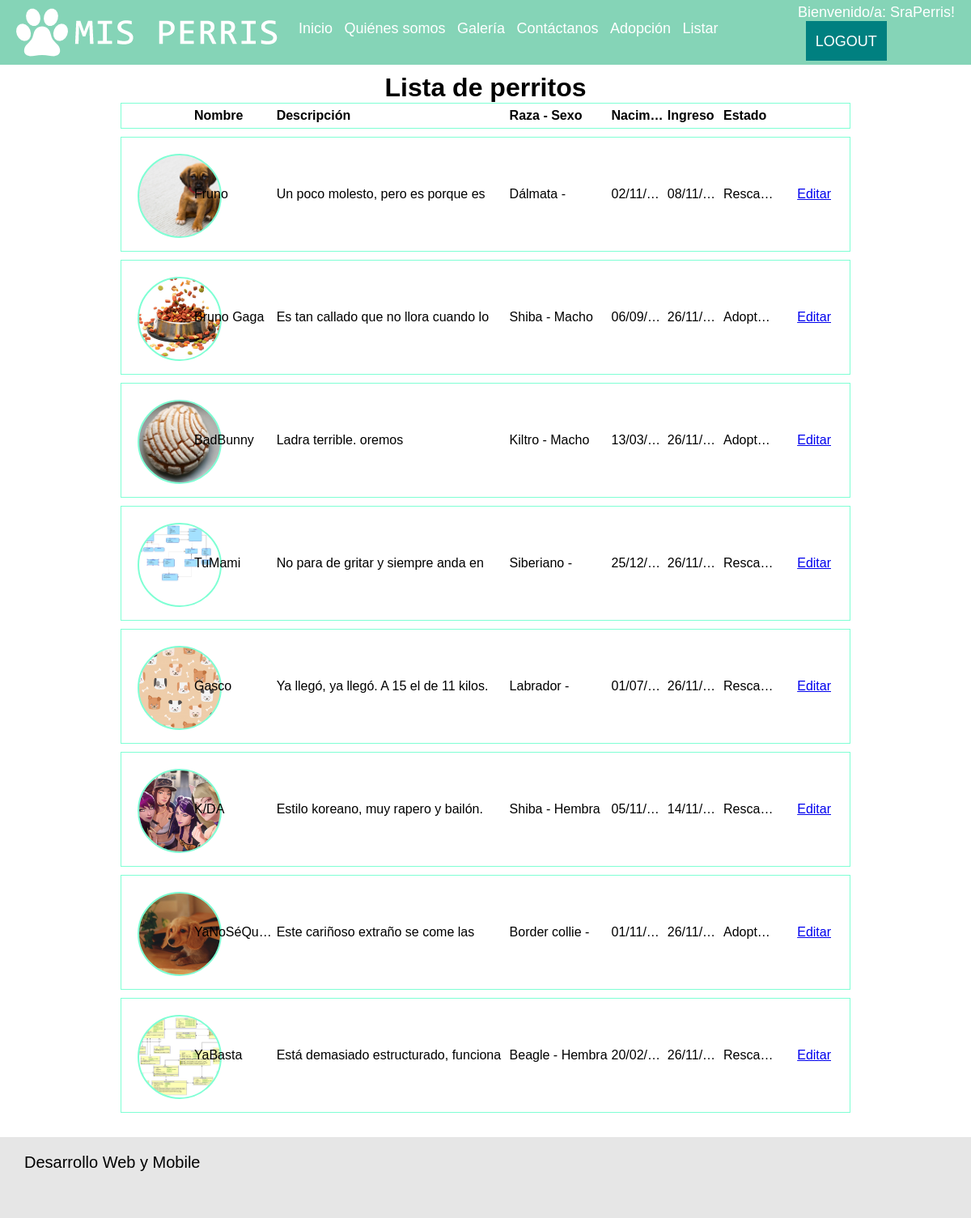
Screenshot of /listar/ (signed in) with the database file from the repository.
### adopt/models.py (models this page shows, shortened)
class Perrito(models.Model):
    nombre = models.CharField(max_length=50)
    raza = models.ForeignKey(Raza, on_delete=models.CASCADE)
    genero = models.CharField(max_length=30, choices=genero)
    fecha_ingreso = models.DateField(blank=True, null=False)
    fecha_nacimiento = models.DateField(blank=True, null=True)
    imagen = models.ImageField()
    estado = models.ForeignKey(Estado, on_delete=models.CASCADE)
    descripcion = models.TextField(null=True, max_length=50)

class Raza (models.Model):
    id = models.CharField(primary_key=True, max_length=1)
    nombre = models.CharField(max_length=50)
    def __str__(self):
        return self.nombre

class Estado (models.Model):
    nombre = models.CharField(max_length=50)
    def __str__(self):
        return self.nombre

### adopt/views.py (the view)
# urls.py: url('listar/', listar, name="listar")
def listar(request):
    mostrar=Perrito.objects.all()
    return render (request, 'core/listar.html', {'doggy': mostrar})

### core/templates/core/listar.html (shortened to what this page needs)
{% extends "core/base.html" %}
{% load static %}
{% block content %}
	<div class="gallery">
		<h1 class="titulo">Lista de perritos</h1>
	<div class="caja_gal_lis" style="height: 30px;">
		<div style="font-weight: bold; display: inline-block; width: 90%; float: right; position: relative; height: 100%;">
			<div class="caja caja1" style="line-height: 30px;">Nombre</div>
			<div class="caja caja2" style="line-height: 30px;">Descripción</div>
			<div class="caja caja3" style="line-height: 30px;">Raza - Sexo</div>
			<div class="caja caja4" style="line-height: 30px;">Nacimiento</div>
			<div class="caja caja5" style="line-height: 30px;">Ingreso</div>
			<div class="caja caja6" style="line-height: 30px;">Estado</div>
		</div>
	</div>
	{% for Perrito in doggy %}
		<div class="caja_gal_lis">
			<div class="caja_img_lis" style="background-image: url('{{Perrito.imagen.url}}')">
				<a data-fancybox="gallery" href="{{Perrito.imagen.url}}" data-caption="{{Perrito.nombre}}. {{Perrito.descripcion}}"></a>
			</div>
			<div style="display: inline-block; width: 90%; float: right; position: relative; height: 100%;">
				<div class="caja caja1">{{Perrito.nombre}}</div>
				<div class="caja caja2">{{Perrito.descripcion}}</div>
				<div class="caja caja3">{{Perrito.raza}} - {% if Perrito.genero == 'H' %}Hembra{% else %}Macho{% endif %}</div>
				<div class="caja caja4">{{Perrito.fecha_nacimiento|date:"d/m/Y"}}</div>
				<div class="caja caja5">{{Perrito.fecha_ingreso|date:"d/m/Y"}}</div>
				<div class="caja caja6">{{Perrito.estado}}</div>
				{% if user.is_authenticated %}
					<div class="caja btneditar">
						<a href="{% url 'editarperrito' id=Perrito.id %}">Editar</a>
					</div>
				{% endif %}
			</div>
		</div>
	{% endfor%}
	</div>
{% endblock content %}

### core/templates/core/base.html (shortened to what this page needs)
{% load static %}
<!DOCTYPE html>
<html lang="en">
<head>
    <link rel="stylesheet" href="{% static 'core/css/styles.css' %}">
    <link rel="stylesheet" href="https://cdn.jsdelivr.net/bxslider/4.2.12/jquery.bxslider.css">
    <link rel="stylesheet" href="https://cdnjs.cloudflare.com/ajax/libs/fancybox/3.3.5/jquery.fancybox.min.css" />
</head>
<body>
    <header>
	<a href ="{% url 'home' %}">
        <img class="logo" src="{% static 'core/img/logo.png' %}" alt="logo pagina">
	</a>
        <ul class="navigation">
            <li>
                <a href="{% url 'home' %}">Inicio</a>
            </li>
            <li>
                <a href="#">Quiénes somos</a>
            </li>
            <li>
                <a href="{% url 'galeria' %}">Galería</a>
            </li>
            <li>
                <a href="{% url 'form' %}">Contáctanos</a>
            </li>
			<li>
                <a href="{% url 'adopcion' %}">Adopción</a>
            </li>
            <li>
                <a href="{% url 'listar' %}">Listar</a>
            </li>
        </ul>
        <ul class="navi_user">
            {% if user.is_authenticated %}
                <ul class="usbutton">
                    <li>
                        <a href="/admin/"> Bienvenido/a: {{request.user.username}}!</a>
                    </li>
                </ul>
                <ul class="logbutton">
                    <li>
                         <a href="{% url 'logout' %}">LOGOUT</a>
                    </li>
                </ul>
            {% else %}
                    <ul class="logbutton">
                        <li>
                            <a href="{% url 'login' %}">LOGIN</a>
                        </li>
                    </ul>
            {% endif %}
        </ul>
    </header>
    <div class="home">
        {% block content %}
        {% endblock content %}
    </div>
    <footer>
        <h2 class="footer_text">Desarrollo Web y Mobile</h2>
    </footer>
</body>
</html>

### core/static/core/css/styles.css (style rules this page uses)
* { margin:0; padding:0; }
body { font-family: Arial, Helvetica, sans-serif; max-width: 100%; }
header { width: 100%; height: 80px; background-color: rgb(133,212,183); }
.logo { width: 329px; height: 60px; margin-top:10px; margin-left: 20px; float: left; }
.navigation { text-align:center; white-space: nowrap; float: left; padding-left: 150px; }
.navigation li { display:inline-block; padding-left:10px; margin-top: 25px; }
.navigation li a { color:white; font-size: 18px; text-decoration: none; }
.navi_user { text-align:center; white-space: nowrap; margin-right: 20px; float: right; }
.navi_user li { display:inline-block; padding-left:10px; }
.navi_user li a { color:white; font-size: 18px; text-decoration: none; }
footer { background-color: rgb(230,230,230); height: 100px; margin-top: 30px; }
.footer_text { font-weight: 100; font-size: 20px; padding-left: 30px; padding-top: 20px; }
.titulo { padding-top: 10px; text-align: center; }
.logbutton { display: inline-block; }
.logbutton li { margin-left: 20px; margin-top:10px; width: 100px; height: 34px; text-align: center; padding-top:15px; background-color: teal; transition: border-radius 0.5s; padding-left: 0; }
.usbutton { display: inline-block; }
.caja_gal_lis { width: 75%; margin:auto; border-style: solid; border-width: 1px; border-color: aquamarine; height: 140px; margin-bottom: 10px; }
.caja_img_lis { display: inline-block; height: 100px; width: 100px; margin-top: 20px; margin-left: 20px; background-size: cover; background-position: 50% 50%; border-radius: 100%; border: 2px solid aquamarine; position: absolute; }
.caja_img_lis a { display: block; width: 100%; height: 100%; }
.caja { word-wrap: break-all; text-overflow: ellipsis; height: 100%; position: relative; overflow: hidden; line-height: 140px; }
.caja1 { display: inline-block; width: 12%; }
.caja2 { display: inline-block; width: 35%; }
.caja3 { display: inline-block; width: 15%; }
.caja4 { display: inline-block; width: 8%; }
.caja5 { display: inline-block; width: 8%; }
.caja6 { display: inline-block; width: 8%; }
.btneditar { display: inline-block; width: 8%; position: absolute; right: 0px; }
@media (max-width:1315px) { .navigation { padding-left: 10px; } }
@media (max-width:1315px) { .logbutton { display: flex; } }
@media (max-width:1315px) { .logbutton li { margin-top: 0; } }
@media (max-width:1315px) { .navi_user { margin-top: 5px; margin-bottom: 5px; } }

### rows the page displays
Perrito: imagen (picture), nombre "Fruno", descripcion "Un poco molesto, pero es porque es…", raza "Dálmata", fecha_nacimiento "02/11/…", fecha_ingreso "08/11/…", estado "Resca…"
Perrito: imagen (picture), nombre "Bruno Gaga", descripcion "Es tan callado que no llora cuando lo…", raza "Shiba", genero "Macho", fecha_nacimiento "06/09/…", fecha_ingreso "26/11/…", estado "Adopt…"
Perrito: imagen (picture), nombre "BadBunny", descripcion "Ladra terrible. oremos", raza "Kiltro", genero "Macho", fecha_nacimiento "13/03/…", fecha_ingreso "26/11/…", estado "Adopt…"
Perrito: imagen (picture), nombre "TuMami", descripcion "No para de gritar y siempre anda en…", raza "Siberiano", fecha_nacimiento "25/12/…", fecha_ingreso "26/11/…", estado "Resca…"
Perrito: imagen (picture), nombre "Gasco", descripcion "Ya llegó, ya llegó. A 15 el de 11 kilos.", raza "Labrador", fecha_nacimiento "01/07/…", fecha_ingreso "26/11/…", estado "Resca…"
Perrito: imagen (picture), nombre "K/DA", descripcion "Estilo koreano, muy rapero y bailón.…", raza "Shiba", genero "Hembra", fecha_nacimiento "05/11/…", fecha_ingreso "14/11/…", estado "Resca…"
Perrito: imagen (picture), nombre "YaNoSéQu…", descripcion "Este cariñoso extraño se come las…", raza "Border collie", fecha_nacimiento "01/11/…", fecha_ingreso "26/11/…", estado "Adopt…"
Perrito: imagen (picture), nombre "YaBasta", descripcion "Está demasiado estructurado, funciona…", raza "Beagle", genero "Hembra", fecha_nacimiento "20/02/…", fecha_ingreso "26/11/…", estado "Resca…"

### other values shown
{{ request.user.username }} "SraPerris"
